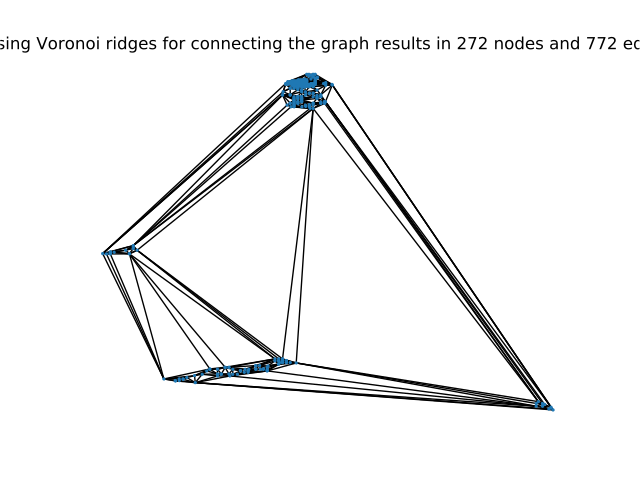

This figure's Python source:
import matplotlib.pyplot as plt
import networkx as nx
from scipy.spatial import Voronoi, voronoi_plot_2d
import numpy as np

def create_graph(df):
    G = nx.Graph()

    # add nodes
    for i, (index, row) in enumerate(df.iterrows()):
        G.add_node(i, pos=(row['X'],row['Y']), height=row['Z'], bio=row['bio'])

    #add edges
    nA =  np.array(list(zip(df.X, df.Y)))

    vor = Voronoi(nA)
    G.add_edges_from(vor.ridge_points)

    plt.figure()
    plt.title("Using Voronoi ridges for connecting the graph results in {} nodes and {} edges".format(G.number_of_nodes(), G.number_of_edges()))
    nx.draw(G, pos=nx.get_node_attributes(G,'pos'), node_size=2)
    #plt.show()
